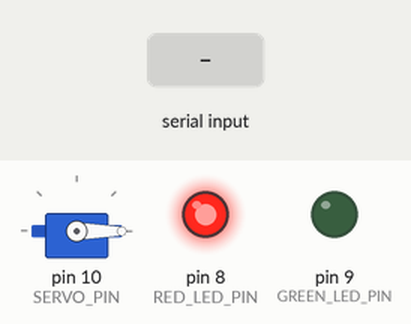
Recording of a sketch running on a simulated Arduino Uno, built with avr-gcc and run on an emulated ATmega328P. On the bench: servo, output pins drawn as LEDs (lit = HIGH). Inputs (shaded band) come from the test bench.

Above: at 1.2 s.
1.3 s: "A" received over Serial
At 1.6 s:
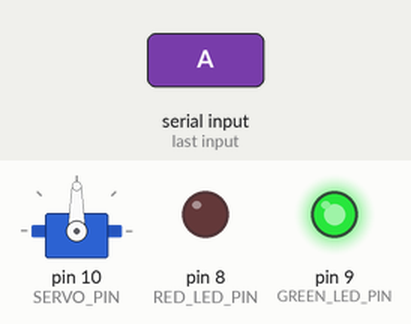
2.8 s: "B" received over Serial
At 3.9 s:
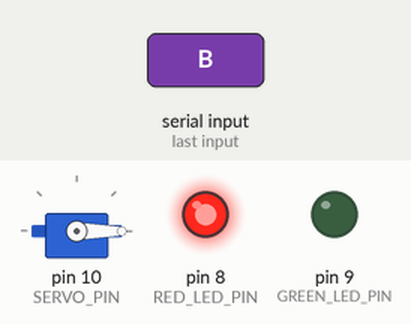
Timing chart, 0 to 5.8 s (numbered marks = the images above; inputs shaded):
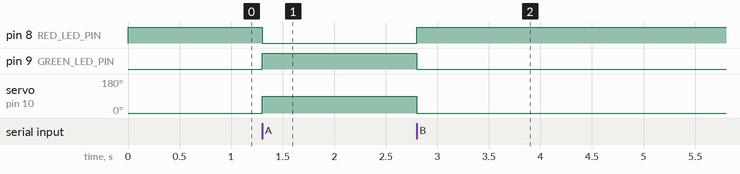

Measured:
- after the input at 1.3 s, pin 8 (RED_LED_PIN): HIGH → LOW at once; pin 9 (GREEN_LED_PIN): LOW → HIGH at once; servo on pin 10 (SERVO_PIN): 0° → 90° at once
- after the input at 2.8 s, pin 8 (RED_LED_PIN): LOW → HIGH at once; pin 9 (GREEN_LED_PIN): HIGH → LOW at once; servo on pin 10 (SERVO_PIN): 90° → 0° at once

The sketch:

reconocimiento_botellas.ino
```cpp
#include <Servo.h>

const int RED_LED_PIN   = 8;
const int GREEN_LED_PIN = 9;
const int SERVO_PIN     = 10;

const int SERVO_ANGLE_OBJECT   = 90;
const int SERVO_ANGLE_NO_OBJECT = 0;

Servo myServo;

void setup() {
  Serial.begin(9600);

  pinMode(RED_LED_PIN, OUTPUT);
  pinMode(GREEN_LED_PIN, OUTPUT);

  myServo.attach(SERVO_PIN);

  digitalWrite(RED_LED_PIN, HIGH);
  digitalWrite(GREEN_LED_PIN, LOW);
  myServo.write(SERVO_ANGLE_NO_OBJECT);
}

void loop() {

  if (Serial.available() > 0) {
    char command = Serial.read();

    while (Serial.available() > 0) {
      Serial.read();
    }

    if (command == 'A') {
      digitalWrite(GREEN_LED_PIN, HIGH);
      digitalWrite(RED_LED_PIN, LOW);
      myServo.write(SERVO_ANGLE_OBJECT);
    }
    else if (command == 'B') {

      digitalWrite(RED_LED_PIN, HIGH);
      digitalWrite(GREEN_LED_PIN, LOW);
      myServo.write(SERVO_ANGLE_NO_OBJECT);
    }
  }
}
```
